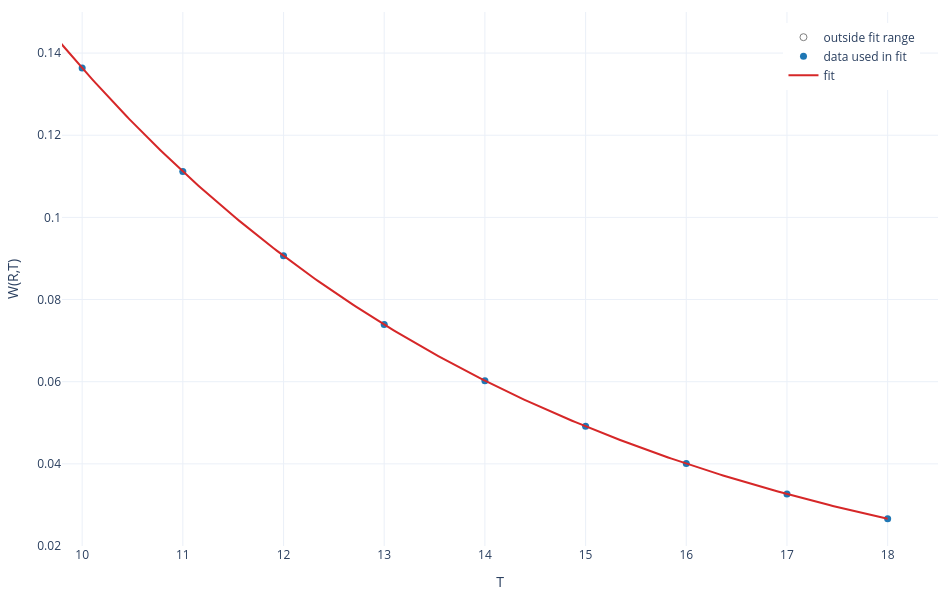

Write notebook code for a chart like this one.
### Markdown cell above
# Wilson-loop potential fit plot

This notebook reads the precomputed Wilson-potential output and plots the stored single-exponential fit
\(W(R,T)=c_0(R)\exp[-V(R)T]\) together with the Wilson-loop data. The figure is saved as a PDF.

### Code cell
from pathlib import Path
import json
import sys

import numpy as np
import plotly.graph_objects as go
import plotly.io as pio
from scipy.optimize import curve_fit

repo_root = Path.cwd()
if str(repo_root) not in sys.path:
    sys.path.insert(0, str(repo_root))

from finalized_analysis_helpers import _ensure_plotly_browser_path

POTENTIAL_DIR = Path("../data/gradient_flow_wtemp_analysis/beta_2p5__L0_32__epsilon1_0__dt_0p01__72d8fe58/potential_t_over_a2_0p5")
R_VALUE = 4
PDF_PATH_LINEAR = POTENTIAL_DIR / f"wilson_loop_fit_R{R_VALUE}_linear.pdf"
PDF_PATH_LOG = POTENTIAL_DIR / f"wilson_loop_fit_R{R_VALUE}_log.pdf"

# Set these to tuples like (xmin, xmax) / (ymin, ymax), or leave as None for automatic limits.
LINEAR_XLIM = (9.8, 18.5)
LINEAR_YLIM = (0.02, 0.15)

# Plot styling, matching effective_mass_plotting.ipynb PDF exports.
FIGURE_WIDTH = 950
FIGURE_HEIGHT = 600
POINT_COLOR = "#1f77b4"
FIT_COLOR = "#d62728"
EXCLUDED_COLOR = "#7f7f7f"
CAPSIZE = 3
MARKER_SIZE = 7
PDF_MARGIN = {"l": 48, "r": 12, "t": 12, "b": 46}

_ensure_plotly_browser_path()
pio.templates.default = "plotly_white"

wrt_path = POTENTIAL_DIR / "wrt_scan.json"
summary_path = POTENTIAL_DIR / "V_R_summary.json"

with wrt_path.open("r", encoding="utf-8") as handle:
    wrt_records = json.load(handle)
with summary_path.open("r", encoding="utf-8") as handle:
    v_summary = json.load(handle)

fit_info = v_summary["results"].get(str(R_VALUE))
if fit_info is None:
    available = ", ".join(sorted(v_summary.get("results", {}).keys(), key=int))
    raise ValueError(f"No finalized V(R) result for R={R_VALUE}. Available R values: {available}")

rows = sorted(
    [row for row in wrt_records if int(row["R"]) == int(R_VALUE)],
    key=lambda row: int(row["T"]),
)
if not rows:
    raise ValueError(f"No Wilson-loop data found for R={R_VALUE}")

T = np.asarray([int(row["T"]) for row in rows], dtype=float)
W = np.asarray([float(row["value"]) for row in rows], dtype=float)
W_bootstrap = [np.asarray(np.load(row["bootstrap_path"]), dtype=float) for row in rows]
W_err = np.asarray(
    [float(row["err"]) if row.get("err") is not None else np.nan for row in rows],
    dtype=float,
)
missing_err = ~np.isfinite(W_err) | (W_err < 0)
if np.any(missing_err):
    W_err[missing_err] = [
        float(np.std(samples[np.isfinite(samples)])) if np.any(np.isfinite(samples)) else np.nan
        for samples, missing in zip(W_bootstrap, missing_err)
        if missing
    ]

fit_T = np.asarray(fit_info.get("fit_T", []), dtype=int)
fit_mask = np.isin(T.astype(int), fit_T)

C = float(fit_info["fit_C"])
V = float(fit_info["value"])

t_line = np.linspace(float(np.min(T)), float(np.max(T)), 500)
w_fit = C * np.exp(-V * t_line)

def exponential_model(t, c_0, v):
    return c_0 * np.exp(-v * np.asarray(t, dtype=float))

fit_residuals = W[fit_mask] - C * np.exp(-V * T[fit_mask])
fit_sigmas = W_err[fit_mask]
chi_mask = np.isfinite(fit_residuals) & np.isfinite(fit_sigmas) & (fit_sigmas > 0)
chi2 = float(np.sum((fit_residuals[chi_mask] / fit_sigmas[chi_mask]) ** 2)) if np.any(chi_mask) else None
chi2_dof = chi2 / (int(np.sum(chi_mask)) - 2) if chi2 is not None and int(np.sum(chi_mask)) > 2 else None

bootstrap_arrays = [samples for samples, is_fit in zip(W_bootstrap, fit_mask) if is_fit]
n_bootstrap = min(array.size for array in bootstrap_arrays) if bootstrap_arrays else 0
bootstrap_c = np.full(n_bootstrap, np.nan, dtype=float)
bootstrap_v = np.full(n_bootstrap, np.nan, dtype=float)

for idx in range(n_bootstrap):
    w_sample = np.asarray([array[idx] for array in bootstrap_arrays], dtype=float)
    valid = np.isfinite(w_sample) & (w_sample > 0) & np.isfinite(fit_sigmas) & (fit_sigmas > 0)
    if np.count_nonzero(valid) < 3:
        continue
    try:
        popt, _ = curve_fit(
            exponential_model,
            T[fit_mask][valid],
            w_sample[valid],
            p0=[C, V],
            sigma=fit_sigmas[valid],
            absolute_sigma=True,
            bounds=([0.0, -np.inf], [np.inf, np.inf]),
            maxfev=5000,
        )
        bootstrap_c[idx], bootstrap_v[idx] = popt
    except (RuntimeError, ValueError, TypeError):
        pass

C_err = float(np.std(bootstrap_c[np.isfinite(bootstrap_c)])) if np.any(np.isfinite(bootstrap_c)) else None
V_err = float(np.std(bootstrap_v[np.isfinite(bootstrap_v)])) if np.any(np.isfinite(bootstrap_v)) else None

print("c_0:", f"{C:.8g}", "+/-", "n/a" if C_err is None else f"{C_err:.3g}")
print("V:", f"{V:.8g}", "+/-", "n/a" if V_err is None else f"{V_err:.3g}")
print("chi^2/dof:", "n/a" if chi2_dof is None else f"{chi2_dof:.6g}")

def _scatter_trace(x, y, yerr, *, name, color, symbol="circle"):
    yerr = np.asarray(yerr, dtype=float)
    visible_yerr = np.isfinite(yerr) & (yerr >= 0)
    plotted_yerr = np.where(visible_yerr, yerr, 0.0)
    return go.Scatter(
        x=x,
        y=y,
        mode="markers",
        name=name,
        marker={"size": MARKER_SIZE, "color": color, "symbol": symbol},
        error_y={"type": "data", "array": plotted_yerr, "visible": bool(np.any(visible_yerr)), "thickness": 1, "width": CAPSIZE},
        customdata=np.column_stack([yerr]),
        hovertemplate=(
            "T=%{x:g}<br>"
            "W=%{y:.8g}<br>"
            "bootstrap error=%{customdata[0]:.3g}"
            "<extra></extra>"
        ),
    )


def make_wilson_fit_pdf_figure(*, scale="linear", xlim=None, ylim=None):
    if scale not in {"linear", "log"}:
        raise ValueError(f"Unknown scale: {scale}")

    fig = go.Figure()
    excluded = ~fit_mask
    if np.any(excluded):
        fig.add_trace(
            _scatter_trace(
                T[excluded],
                W[excluded],
                W_err[excluded],
                name="outside fit range",
                color=EXCLUDED_COLOR,
                symbol="circle-open",
            )
        )

    fig.add_trace(
        _scatter_trace(
            T[fit_mask],
            W[fit_mask],
            W_err[fit_mask],
            name="data used in fit",
            color=POINT_COLOR,
        )
    )
    fig.add_trace(
        go.Scatter(
            x=t_line,
            y=w_fit,
            mode="lines",
            name="fit",
            line={"color": FIT_COLOR, "width": 2},
            hovertemplate="T=%{x:.3g}<br>fit=%{y:.8g}<extra></extra>",
        )
    )

    fig.update_layout(
        title=None,
        width=FIGURE_WIDTH,
        height=FIGURE_HEIGHT,
        xaxis_title="T",
        yaxis_title="W(R,T)",
        margin=PDF_MARGIN,
        showlegend=True,
        legend={"x": 0.98, "xanchor": "right", "y": 0.98, "yanchor": "top"},
    )
    fig.update_yaxes(type=scale)
    if xlim is not None:
        fig.update_xaxes(range=list(xlim))
    if ylim is not None:
        fig.update_yaxes(range=list(ylim))
    return fig


fig_linear = make_wilson_fit_pdf_figure(scale="linear", xlim=LINEAR_XLIM, ylim=LINEAR_YLIM)
fig_linear.write_image(str(PDF_PATH_LINEAR))
print(f"Saved PDF: {PDF_PATH_LINEAR}")

fig_log = make_wilson_fit_pdf_figure(scale="log")
fig_log.write_image(str(PDF_PATH_LOG))
print(f"Saved PDF: {PDF_PATH_LOG}")
fig_linear

### Figure 1 — Plotly figure (JSON) as saved in the notebook; plotly's stock layout.template omitted (floating-point values rounded to 4 significant figures; data arrays with more than 128 entries replaced by an {"elided": "..."} marker saying what was removed)
{"data": [{"customdata": [[3.896e-06], [1.16e-05], [1.916e-05], [2.523e-05], [2.954e-05], [3.22e-05], [3.342e-05], [3.343e-05], [3.25e-05]], "error_y": {"array": [3.896e-06, 1.16e-05, 1.916e-05, 2.523e-05, 2.954e-05, 3.22e-05, 3.342e-05, 3.343e-05, 3.25e-05], "thickness": 1, "type": "data", "visible": true, "width": 3}, "hovertemplate": "T=%{x:g}<br>W=%{y:.8g}<br>bootstrap error=%{customdata[0]:.3g}<extra></extra>", "marker": {"color": "#7f7f7f", "size": 7, "symbol": "circle-open"}, "mode": "markers", "name": "outside fit range", "type": "scatter", "x": [1.0, 2.0, 3.0, 4.0, 5.0, 6.0, 7.0, 8.0, 9.0], "y": [0.9095, 0.7425, 0.5915, 0.4737, 0.3823, 0.3101, 0.2522, 0.2054, 0.1673]}, {"customdata": [[3.092e-05], [2.892e-05], [2.669e-05], [2.436e-05], [2.203e-05], [1.975e-05], [1.758e-05], [3.729e-05], [3.328e-05]], "error_y": {"array": [3.092e-05, 2.892e-05, 2.669e-05, 2.436e-05, 2.203e-05, 1.975e-05, 1.758e-05, 3.729e-05, 3.328e-05], "thickness": 1, "type": "data", "visible": true, "width": 3}, "hovertemplate": "T=%{x:g}<br>W=%{y:.8g}<br>bootstrap error=%{customdata[0]:.3g}<extra></extra>", "marker": {"color": "#1f77b4", "size": 7, "symbol": "circle"}, "mode": "markers", "name": "data used in fit", "type": "scatter", "x": [10.0, 11.0, 12.0, 13.0, 14.0, 15.0, 16.0, 17.0, 18.0], "y": [0.1364, 0.1112, 0.09064, 0.0739, 0.06025, 0.04912, 0.04005, 0.03267, 0.02664]}, {"hovertemplate": "T=%{x:.3g}<br>fit=%{y:.8g}<extra></extra>", "line": {"color": "#d62728", "width": 2}, "mode": "lines", "name": "fit", "type": "scatter", "x": {"elided": "500 float values"}, "y": {"elided": "500 float values"}}], "layout": {"height": 600, "legend": {"x": 0.98, "xanchor": "right", "y": 0.98, "yanchor": "top"}, "margin": {"b": 46, "l": 48, "r": 12, "t": 12}, "showlegend": true, "title": {}, "width": 950, "xaxis": {"range": [9.8, 18.5], "title": {"text": "T"}}, "yaxis": {"range": [0.02, 0.15], "title": {"text": "W(R,T)"}, "type": "linear"}}}
